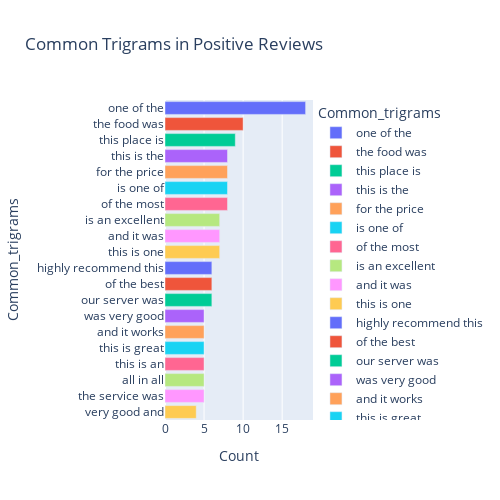

Here is the notebook cell this chart was saved with:
### Code cell
# Get the most common bigrams in positive review
most_common_trigrams =  get_top_text_ngrams(train_df[train_df['is_positive_sentiment'] == 1]['text'], 20, 3)
most_common_trigrams = dict(most_common_trigrams)

# Create a DataFrame to store the common trigram words
temp = pd.DataFrame(columns=["Common_trigrams", 'Count'])
temp["Common_trigrams"] = list(most_common_trigrams.keys())
temp["Count"] = list(most_common_trigrams.values())

# Create a bar plot using Plotly Express
fig = px.bar(temp, x="Count", y="Common_trigrams", title='Common Trigrams in Positive Reviews',
             orientation='h', width=500, height=500, color='Common_trigrams')

fig.show()

### Figure 1 — Plotly figure (JSON) as saved in the notebook; plotly's stock layout.template omitted (floating-point values rounded to 4 significant figures)
{"data": [{"alignmentgroup": "True", "hovertemplate": "Common_trigrams=%{y}<br>Count=%{x}<extra></extra>", "legendgroup": "one of the", "marker": {"color": "#636efa", "pattern": {"shape": ""}}, "name": "one of the", "offsetgroup": "one of the", "orientation": "h", "showlegend": true, "textposition": "auto", "type": "bar", "x": [18], "xaxis": "x", "y": ["one of the"], "yaxis": "y"}, {"alignmentgroup": "True", "hovertemplate": "Common_trigrams=%{y}<br>Count=%{x}<extra></extra>", "legendgroup": "the food was", "marker": {"color": "#EF553B", "pattern": {"shape": ""}}, "name": "the food was", "offsetgroup": "the food was", "orientation": "h", "showlegend": true, "textposition": "auto", "type": "bar", "x": [10], "xaxis": "x", "y": ["the food was"], "yaxis": "y"}, {"alignmentgroup": "True", "hovertemplate": "Common_trigrams=%{y}<br>Count=%{x}<extra></extra>", "legendgroup": "this place is", "marker": {"color": "#00cc96", "pattern": {"shape": ""}}, "name": "this place is", "offsetgroup": "this place is", "orientation": "h", "showlegend": true, "textposition": "auto", "type": "bar", "x": [9], "xaxis": "x", "y": ["this place is"], "yaxis": "y"}, {"alignmentgroup": "True", "hovertemplate": "Common_trigrams=%{y}<br>Count=%{x}<extra></extra>", "legendgroup": "this is the", "marker": {"color": "#ab63fa", "pattern": {"shape": ""}}, "name": "this is the", "offsetgroup": "this is the", "orientation": "h", "showlegend": true, "textposition": "auto", "type": "bar", "x": [8], "xaxis": "x", "y": ["this is the"], "yaxis": "y"}, {"alignmentgroup": "True", "hovertemplate": "Common_trigrams=%{y}<br>Count=%{x}<extra></extra>", "legendgroup": "for the price", "marker": {"color": "#FFA15A", "pattern": {"shape": ""}}, "name": "for the price", "offsetgroup": "for the price", "orientation": "h", "showlegend": true, "textposition": "auto", "type": "bar", "x": [8], "xaxis": "x", "y": ["for the price"], "yaxis": "y"}, {"alignmentgroup": "True", "hovertemplate": "Common_trigrams=%{y}<br>Count=%{x}<extra></extra>", "legendgroup": "is one of", "marker": {"color": "#19d3f3", "pattern": {"shape": ""}}, "name": "is one of", "offsetgroup": "is one of", "orientation": "h", "showlegend": true, "textposition": "auto", "type": "bar", "x": [8], "xaxis": "x", "y": ["is one of"], "yaxis": "y"}, {"alignmentgroup": "True", "hovertemplate": "Common_trigrams=%{y}<br>Count=%{x}<extra></extra>", "legendgroup": "of the most", "marker": {"color": "#FF6692", "pattern": {"shape": ""}}, "name": "of the most", "offsetgroup": "of the most", "orientation": "h", "showlegend": true, "textposition": "auto", "type": "bar", "x": [8], "xaxis": "x", "y": ["of the most"], "yaxis": "y"}, {"alignmentgroup": "True", "hovertemplate": "Common_trigrams=%{y}<br>Count=%{x}<extra></extra>", "legendgroup": "is an excellent", "marker": {"color": "#B6E880", "pattern": {"shape": ""}}, "name": "is an excellent", "offsetgroup": "is an excellent", "orientation": "h", "showlegend": true, "textposition": "auto", "type": "bar", "x": [7], "xaxis": "x", "y": ["is an excellent"], "yaxis": "y"}, {"alignmentgroup": "True", "hovertemplate": "Common_trigrams=%{y}<br>Count=%{x}<extra></extra>", "legendgroup": "and it was", "marker": {"color": "#FF97FF", "pattern": {"shape": ""}}, "name": "and it was", "offsetgroup": "and it was", "orientation": "h", "showlegend": true, "textposition": "auto", "type": "bar", "x": [7], "xaxis": "x", "y": ["and it was"], "yaxis": "y"}, {"alignmentgroup": "True", "hovertemplate": "Common_trigrams=%{y}<br>Count=%{x}<extra></extra>", "legendgroup": "this is one", "marker": {"color": "#FECB52", "pattern": {"shape": ""}}, "name": "this is one", "offsetgroup": "this is one", "orientation": "h", "showlegend": true, "textposition": "auto", "type": "bar", "x": [7], "xaxis": "x", "y": ["this is one"], "yaxis": "y"}, {"alignmentgroup": "True", "hovertemplate": "Common_trigrams=%{y}<br>Count=%{x}<extra></extra>", "legendgroup": "highly recommend this", "marker": {"color": "#636efa", "pattern": {"shape": ""}}, "name": "highly recommend this", "offsetgroup": "highly recommend this", "orientation": "h", "showlegend": true, "textposition": "auto", "type": "bar", "x": [6], "xaxis": "x", "y": ["highly recommend this"], "yaxis": "y"}, {"alignmentgroup": "True", "hovertemplate": "Common_trigrams=%{y}<br>Count=%{x}<extra></extra>", "legendgroup": "of the best", "marker": {"color": "#EF553B", "pattern": {"shape": ""}}, "name": "of the best", "offsetgroup": "of the best", "orientation": "h", "showlegend": true, "textposition": "auto", "type": "bar", "x": [6], "xaxis": "x", "y": ["of the best"], "yaxis": "y"}, {"alignmentgroup": "True", "hovertemplate": "Common_trigrams=%{y}<br>Count=%{x}<extra></extra>", "legendgroup": "our server was", "marker": {"color": "#00cc96", "pattern": {"shape": ""}}, "name": "our server was", "offsetgroup": "our server was", "orientation": "h", "showlegend": true, "textposition": "auto", "type": "bar", "x": [6], "xaxis": "x", "y": ["our server was"], "yaxis": "y"}, {"alignmentgroup": "True", "hovertemplate": "Common_trigrams=%{y}<br>Count=%{x}<extra></extra>", "legendgroup": "was very good", "marker": {"color": "#ab63fa", "pattern": {"shape": ""}}, "name": "was very good", "offsetgroup": "was very good", "orientation": "h", "showlegend": true, "textposition": "auto", "type": "bar", "x": [5], "xaxis": "x", "y": ["was very good"], "yaxis": "y"}, {"alignmentgroup": "True", "hovertemplate": "Common_trigrams=%{y}<br>Count=%{x}<extra></extra>", "legendgroup": "and it works", "marker": {"color": "#FFA15A", "pattern": {"shape": ""}}, "name": "and it works", "offsetgroup": "and it works", "orientation": "h", "showlegend": true, "textposition": "auto", "type": "bar", "x": [5], "xaxis": "x", "y": ["and it works"], "yaxis": "y"}, {"alignmentgroup": "True", "hovertemplate": "Common_trigrams=%{y}<br>Count=%{x}<extra></extra>", "legendgroup": "this is great", "marker": {"color": "#19d3f3", "pattern": {"shape": ""}}, "name": "this is great", "offsetgroup": "this is great", "orientation": "h", "showlegend": true, "textposition": "auto", "type": "bar", "x": [5], "xaxis": "x", "y": ["this is great"], "yaxis": "y"}, {"alignmentgroup": "True", "hovertemplate": "Common_trigrams=%{y}<br>Count=%{x}<extra></extra>", "legendgroup": "this is an", "marker": {"color": "#FF6692", "pattern": {"shape": ""}}, "name": "this is an", "offsetgroup": "this is an", "orientation": "h", "showlegend": true, "textposition": "auto", "type": "bar", "x": [5], "xaxis": "x", "y": ["this is an"], "yaxis": "y"}, {"alignmentgroup": "True", "hovertemplate": "Common_trigrams=%{y}<br>Count=%{x}<extra></extra>", "legendgroup": "all in all", "marker": {"color": "#B6E880", "pattern": {"shape": ""}}, "name": "all in all", "offsetgroup": "all in all", "orientation": "h", "showlegend": true, "textposition": "auto", "type": "bar", "x": [5], "xaxis": "x", "y": ["all in all"], "yaxis": "y"}, {"alignmentgroup": "True", "hovertemplate": "Common_trigrams=%{y}<br>Count=%{x}<extra></extra>", "legendgroup": "the service was", "marker": {"color": "#FF97FF", "pattern": {"shape": ""}}, "name": "the service was", "offsetgroup": "the service was", "orientation": "h", "showlegend": true, "textposition": "auto", "type": "bar", "x": [5], "xaxis": "x", "y": ["the service was"], "yaxis": "y"}, {"alignmentgroup": "True", "hovertemplate": "Common_trigrams=%{y}<br>Count=%{x}<extra></extra>", "legendgroup": "very good and", "marker": {"color": "#FECB52", "pattern": {"shape": ""}}, "name": "very good and", "offsetgroup": "very good and", "orientation": "h", "showlegend": true, "textposition": "auto", "type": "bar", "x": [4], "xaxis": "x", "y": ["very good and"], "yaxis": "y"}], "layout": {"barmode": "relative", "height": 500, "legend": {"title": {"text": "Common_trigrams"}, "tracegroupgap": 0}, "title": {"text": "Common Trigrams in Positive Reviews"}, "width": 500, "xaxis": {"anchor": "y", "domain": [0, 1], "title": {"text": "Count"}}, "yaxis": {"anchor": "x", "categoryarray": ["very good and", "the service was", "all in all", "this is an", "this is great", "and it works", "was very good", "our server was", "of the best", "highly recommend this", "this is one", "and it was", "is an excellent", "of the most", "is one of", "for the price", "this is the", "this place is", "the food was", "one of the"], "categoryorder": "array", "domain": [0, 1], "title": {"text": "Common_trigrams"}}}}
